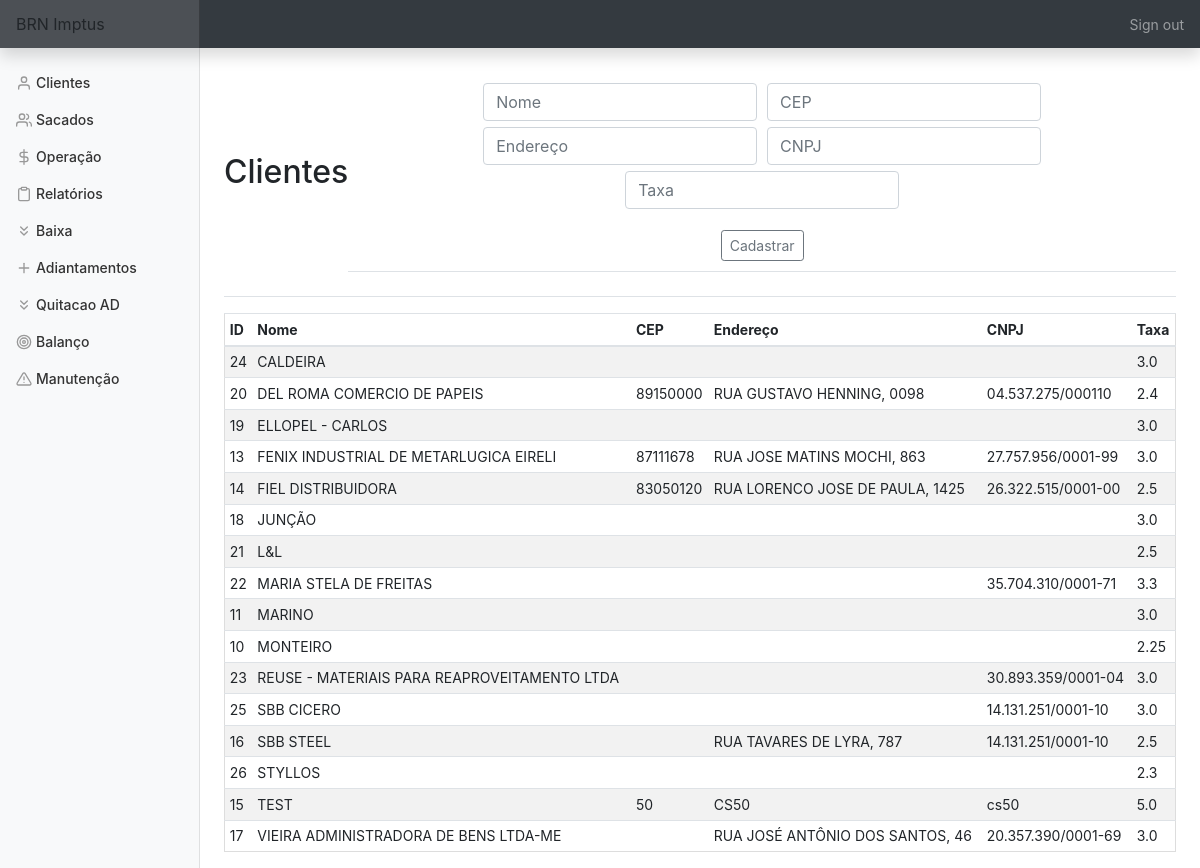
Page /clientes (signed in) on the committed database.
### tables this page shows
CREATE TABLE clientes (id INTEGER PRIMARY KEY AUTOINCREMENT NOT NULL,
						nome TEXT NOT NULL,
						cep TEXT NOT NULL,
						endereço TEXT NOT NULL, cnpj TEXT, taxa FLOAT);

### app.py (the view, shortened to what this page needs)
@app.route('/clientes', methods=['GET', 'POST'])
@login_required
def clientes():
    con = sqlite3.connect(DATABASE)
    con.row_factory = sqlite3.Row
    cur = con.cursor()
    if request.method == 'GET':
        cur.execute('SELECT * FROM clientes ORDER BY nome')
        rows = cur.fetchall()
        return render_template('clientes.html', rows=rows)

### app.py (called while the page is built)
@app.after_request
def after_request(response):
    response.headers["Cache-Control"] = "no-cache, no-store, must-revalidate"
    response.headers["Expires"] = 0
    response.headers["Pragma"] = "no-cache"
    return response

### helper.py (called while the page is built)
def login_required(f):
    @wraps(f)
    def decorated_function(*args, **kwargs):
        if session.get("user_id") is None:
            return redirect("/login")
        return f(*args, **kwargs)
    return decorated_function

### templates/clientes.html (shortened to what this page needs)
{% extends "layout.html" %}
{% block main %}
    <div class='d-flex justify-content-between flex-warp flex-md-nowrap align-items-center pt-3 pb-2 mb-3 border-bottom'>
        <h1 class='h2'>Clientes</h1>
        <div class='d-flex justify-content-between flex-warp flex-md-nowrap align-items-center pt-3 pb-2 mb-3 border-bottom'>
            <form action='clientes' method='POST'>
                <div class='form-group'>
                    <input title='Insira o nome/razão social do cliente' alt='Insira o nome/razão social do cliente' name='nome' autofocus class='form-control' placeholder='Nome' type='text' required>
                    <input title='Insira o cep do cliente' alt='Insira o cep do cliente'name='cep' autofocus class='form-control' placeholder='CEP' type='number'>
                    <input title='Insira o endereço do cliente' alt='Insira o endereço do cliente'name='endereco' autofocus class='form-control' placeholder='Endereço' type='text'>
                    <input title='Insira o cpf/cnpj do cliente' alt='Insira o cpf/cnpj do cliente'name='cnpj' autofocus class='form-control' placeholder='CNPJ' type='text'>
                    <input title='Insira a taxa negociada com o cliente' alt='Insira a taxa negociada com o cliente'name='tx' autofocus class='form-control' placeholder='Taxa' type='number' step='0.01' required>
                </div>
                <button type='submit' class='btn btn-sm btn-outline-secondary'>Cadastrar</button>
            </form>
        </div>
    </div>
    <div class='table-responsive'>
        <table class='table table-striped table-sm'>
            <thead>
                <tr>
                    <th>ID</th>
                    <th>Nome</th>
                    <th>CEP</th>
                    <th>Endereço</th>
                    <th>CNPJ</th>
                    <th>Taxa</th>
                </tr>
            </thead>
            <tbody>
                {% for row in rows %}
                    <tr>
                        <td>{{ row['id'] }}</td>
                        <td>{{ row['nome'] }}</td>
                        <td>{{ row['cep'] }}</td>
                        <td>{{ row['endereço'] }}</td>
                        <td>{{ row['cnpj'] }}</td>
                        <td>{{ row['taxa'] }}</td>
                    </tr>
                {% endfor %}
            </tbody>
        </table>
    </div>
{% endblock %}

### templates/layout.html (shortened to what this page needs)
<!DOCTYPE html>
    <html lang="pt-br">
        <head>
            <link rel="stylesheet" href="https://stackpath.bootstrapcdn.com/bootstrap/4.5.2/css/bootstrap.min.css">
            <link href="https://maxcdn.bootstrapcdn.com/bootstrap/4.1.3/css/bootstrap.min.css" rel="stylesheet">
            <link href="/static/styles.css" rel="stylesheet">
        </head>
        <body>
            <nav class='navbar navbar-dark sticky-top bg-dark felx-md-nowrap p-0 shadow'>
                <a class='navbar-brand col-md-3 col-lg-2 mr-0 px-3'>BRN Imptus</a>
                {% if session.user_id %}
                <ul class='navbar-nav px-3'>
                    <li class='nav-item text-nowrap'>
                        <a class='nav-link' href='/logout'>Sign out</a>
                    </li>
                </ul>
                {% endif %}
            </nav>
            <div class='container-fluid'>
                <div class='row'>
                    {% if session.user_id %}
                    <nav id='sidebarMenu' class='col-md-3 col-lg-2 d-md-block bg-light sidebar collapse'>
                        <div class='sidebar-sticky pt-3'>
                            <ul class='nav flex-column'>
                                <li class='nav-item'><a class='nav-link' href='/clientes'><span data-feather='user'></span>Clientes</a></li>
                                <li class='nav-item'><a class='nav-link' href='/sacados'><span data-feather='users'></span>Sacados</a></li>
                                <li class='nav-item'><a class='nav-link' href='/preparacao'><span data-feather='dollar-sign'></span>Operação</a></li>
                                <li class='nav-item'><a class='nav-link' href='/relatorios'><span data-feather='clipboard'></span>Relatórios</a></li>
                                <li class='nav-item'><a class='nav-link' href='/baixa'><span data-feather='chevrons-down'></span>Baixa</a></li>
                                <li class='nav-item'><a class='nav-link' href='/adiantamentos'><span data-feather='plus'></span>Adiantamentos</a></li>
                                <li class='nav-item'><a class='nav-link' href='/quitacao'><span data-feather='chevrons-down'></span>Quitacao AD</a></li>
                                <li class='nav-item'><a class='nav-link' href='/balanco'><span data-feather='target'></span>Balanço</a></li>
                                <li class='nav-item'><a class='nav-link' href='/manutencao'><span data-feather='alert-triangle'></span>Manutenção</a></li>
                            </ul>
                        </div>
                    </nav>
                    {% endif %}
                </div>
            </div>
            <main role='main' class='col-md-9 ml-sm-auto col-lg-10 px-md-4'>
                {% block main %}
                {% endblock %}
            </main>
        </body>
    </html>

### static/styles.css (style rules this page uses)
main .form-control { display: inline-block; width: auto; margin: 3px; }
main { overflow-x: auto; text-align: center; }
main table { text-align: left; border-collapse: collapse; border-spacing: 0; width: 100%; border: 1px solid #ddd; }
main table td, th { text-align: left; padding: 16px; }
button { margin: 2px; }
body { font-size: .875rem; height:100%; }
.feather { width: 16px; height: 16px; vertical-align: text-bottom; }
.sidebar { position: fixed; top: 0; bottom: 0; left: 0; z-index: 100; padding: 48px 0 0; box-shadow: inset -1px 0 0 rgba(0, 0, 0, .1); }
.sidebar-sticky { position: relative; top: 0; height: calc(100vh - 48px); padding-top: .5rem; overflow-x: hidden; overflow-y: auto; }
.sidebar .nav-link { font-weight: 500; color: #333; }
.sidebar .nav-link .feather { margin-right: 4px; color: #999; }
.navbar-brand { padding-top: .75rem; padding-bottom: .75rem; font-size: 1rem; background-color: rgba(201, 195, 195, 0.158); box-shadow: inset -1px 0 0 rgba(0, 0, 0, .25); }

### rows in the picture
clientes: id "24", nome "CALDEIRA", taxa "3.0"
clientes: id "20", nome "DEL ROMA COMERCIO DE PAPEIS", cep "89150000", endereço "RUA GUSTAVO HENNING, 0098", cnpj "04.537.275/000110", taxa "2.4"
clientes: id "19", nome "ELLOPEL - CARLOS", taxa "3.0"
clientes: id "13", nome "FENIX INDUSTRIAL DE METARLUGICA EIRELI", cep "87111678", endereço "RUA JOSE MATINS MOCHI, 863", cnpj "27.757.956/0001-99", taxa "3.0"
clientes: id "14", nome "FIEL DISTRIBUIDORA", cep "83050120", endereço "RUA LORENCO JOSE DE PAULA, 1425", cnpj "26.322.515/0001-00", taxa "2.5"
clientes: id "18", nome "JUNÇÃO", taxa "3.0"
clientes: id "21", nome "L&L", taxa "2.5"
clientes: id "22", nome "MARIA STELA DE FREITAS", cnpj "35.704.310/0001-71", taxa "3.3"
clientes: id "11", nome "MARINO", taxa "3.0"
clientes: id "10", nome "MONTEIRO", taxa "2.25"
clientes: id "23", nome "REUSE - MATERIAIS PARA REAPROVEITAMENTO LTDA", cnpj "30.893.359/0001-04", taxa "3.0"
clientes: id "25", nome "SBB CICERO", cnpj "14.131.251/0001-10", taxa "3.0"
clientes: id "16", nome "SBB STEEL", endereço "RUA TAVARES DE LYRA, 787", cnpj "14.131.251/0001-10", taxa "2.5"
clientes: id "26", nome "STYLLOS", taxa "2.3"
clientes: id "15", nome "TEST", cep "50", endereço "CS50", cnpj "cs50", taxa "5.0"
clientes: id "17", nome "VIEIRA ADMINISTRADORA DE BENS LTDA-ME", endereço "RUA JOSÉ ANTÔNIO DOS SANTOS, 46", cnpj "20.357.390/0001-69", taxa "3.0"
